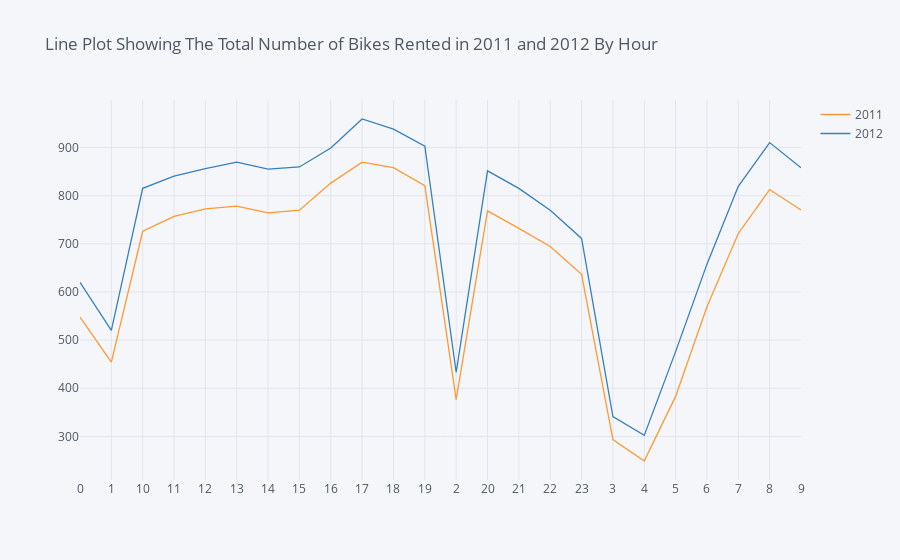

Notebook code for this chart:
### Code cell
a.iplot(title='Line Plot Showing The Total Number of Bikes Rented in 2011 and 2012 By Hour')

### Figure 1 — Plotly figure (JSON) as saved in the notebook; plotly's stock layout.template omitted (floating-point values rounded to 4 significant figures)
{"data": [{"line": {"color": "rgba(255, 153, 51, 1.0)", "dash": "solid", "shape": "linear", "width": 1.3}, "mode": "lines", "name": "2011", "text": "", "type": "scatter", "x": ["0", "1", "10", "11", "12", "13", "14", "15", "16", "17", "18", "19", "2", "20", "21", "22", "23", "3", "4", "5", "6", "7", "8", "9"], "y": [547.6, 454.4, 726.2, 757.1, 772.6, 778.3, 764.1, 769.9, 826.1, 869.7, 858.1, 820.7, 376.6, 768.4, 732.1, 694.5, 636.7, 293.5, 249.0, 383.2, 569.5, 721.5, 812.6, 770.3]}, {"line": {"color": "rgba(55, 128, 191, 1.0)", "dash": "solid", "shape": "linear", "width": 1.3}, "mode": "lines", "name": "2012", "text": "", "type": "scatter", "x": ["0", "1", "10", "11", "12", "13", "14", "15", "16", "17", "18", "19", "2", "20", "21", "22", "23", "3", "4", "5", "6", "7", "8", "9"], "y": [620.0, 520.1, 815.4, 840.4, 856.2, 869.8, 855.1, 859.6, 898.8, 959.2, 938.3, 902.7, 433.2, 851.6, 815.1, 769.8, 711.2, 341.4, 302.2, 476.1, 657.8, 819.4, 910.2, 857.9]}], "layout": {"autosize": true, "legend": {"bgcolor": "#F5F6F9", "font": {"color": "#4D5663"}}, "paper_bgcolor": "#F5F6F9", "plot_bgcolor": "#F5F6F9", "title": {"font": {"color": "#4D5663"}, "text": "Line Plot Showing The Total Number of Bikes Rented in 2011 and 2012 By Hour"}, "xaxis": {"autorange": true, "gridcolor": "#E1E5ED", "range": [0, 23], "showgrid": true, "tickfont": {"color": "#4D5663"}, "title": {"font": {"color": "#4D5663"}, "text": ""}, "type": "category", "zerolinecolor": "#E1E5ED"}, "yaxis": {"autorange": true, "gridcolor": "#E1E5ED", "range": [209.5, 998.7], "showgrid": true, "tickfont": {"color": "#4D5663"}, "title": {"font": {"color": "#4D5663"}, "text": ""}, "type": "linear", "zerolinecolor": "#E1E5ED"}}}
